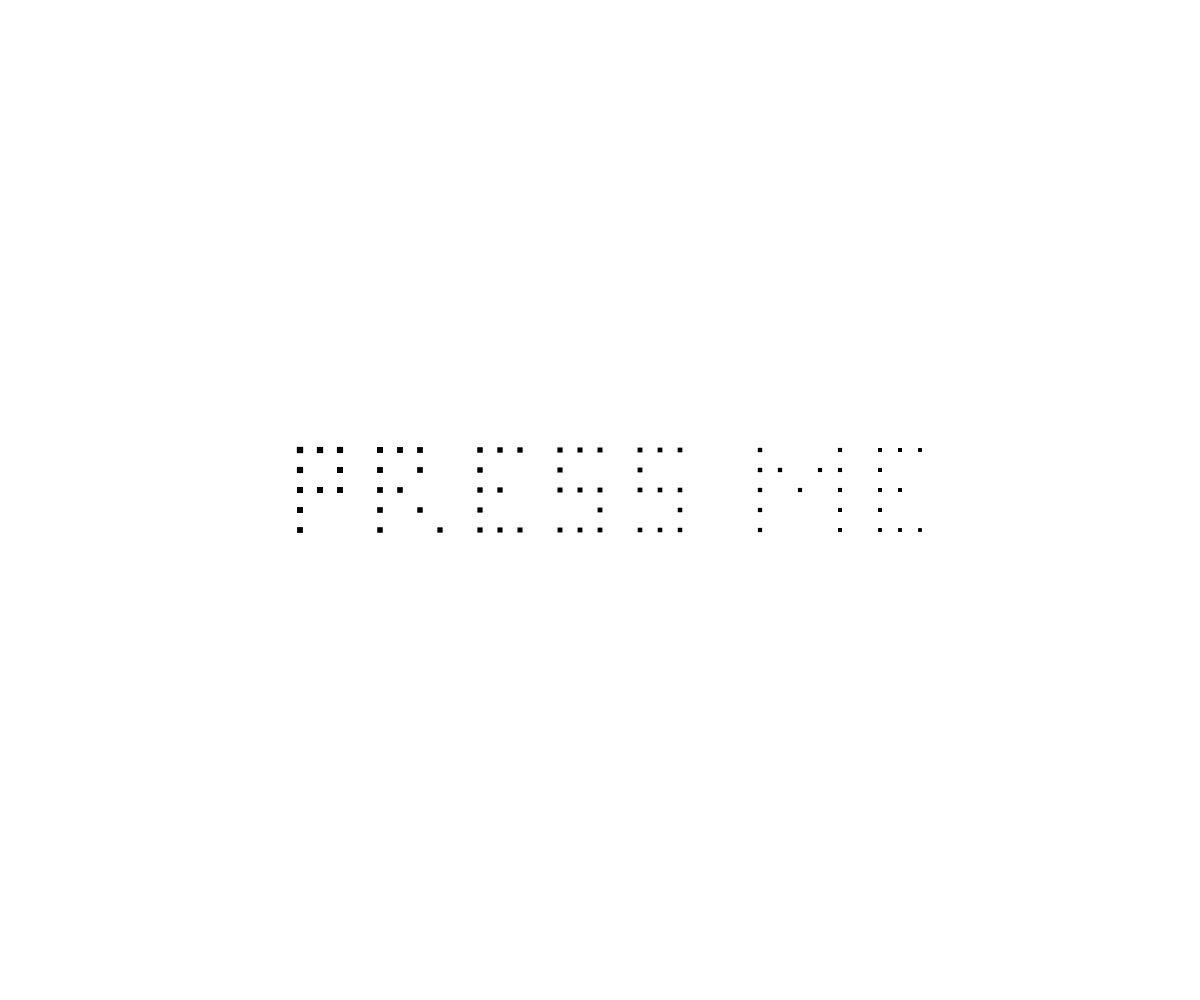
Frame 1 (no input)
Frame 60 (no input): identical to frame 1, image omitted
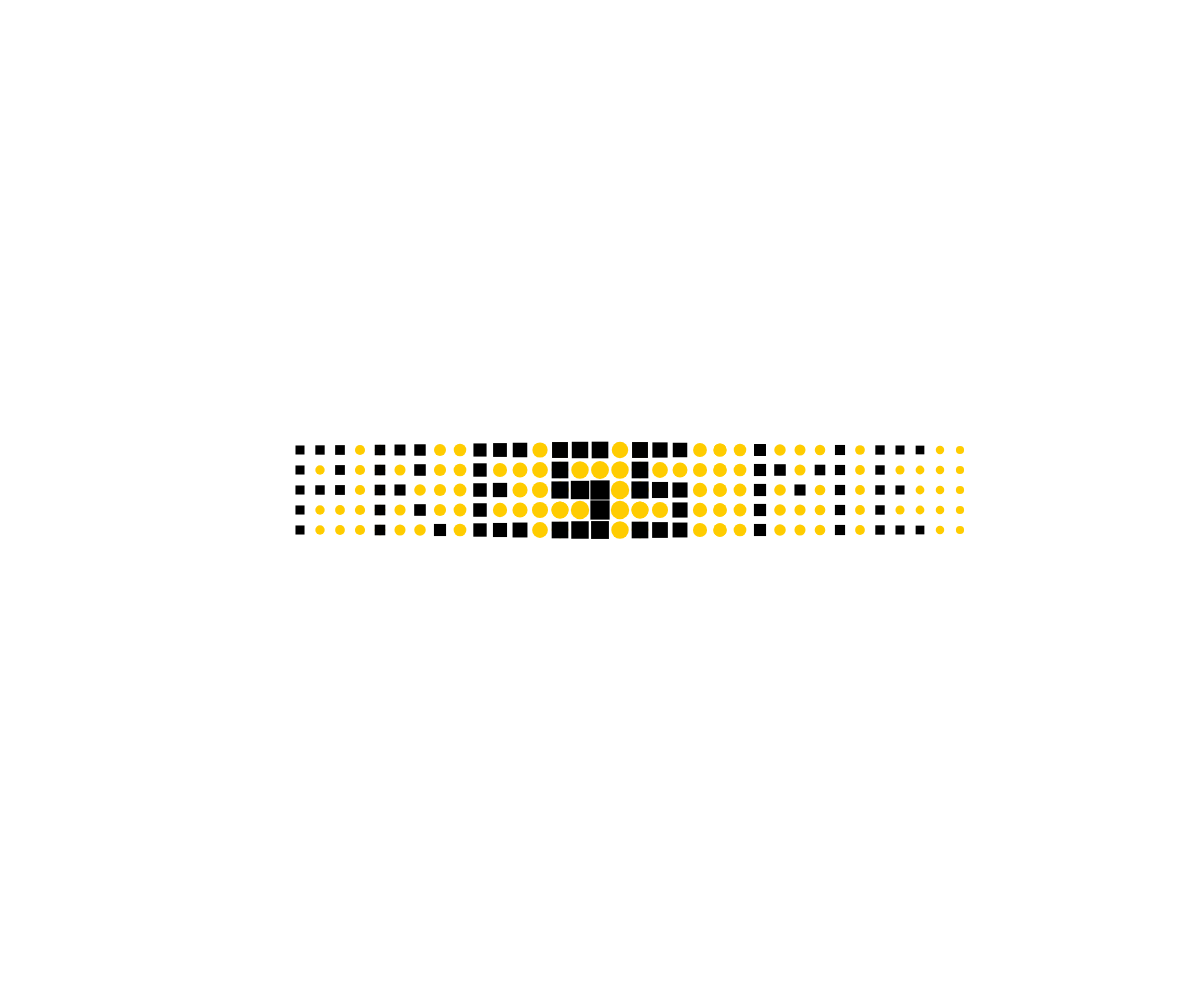
Frame 120 (the mouse pressed at the canvas centre since frame 60)

The p5.js sketch that drew these frames (run headless with seeded random() and noise() and a simulated clock; from frame 60 on, the mouse is pressed at the canvas centre):

// p5.js sketch
// ── sketch.js
// no need to change anything from here ... ----------------------

var letters = {};

var marginLeft = 0;
var marginTop = 0;
var textX = marginLeft;
var textY = 150;
var lineHeight = 120;
var typedText = "PRESS ME";

function setup() {
	createCanvas(windowWidth, windowHeight);
	initLetters();
	noFill();
	rectMode(CENTER);

	marginLeft = width / 2 - 300;
	marginTop = height / 2 - 50;
}

function draw() {
	background(255);
	//scale(2);

	textX = marginLeft;
	textY = marginTop + 100;

	//randomSeed(4);
	for (var i = 0; i < typedText.length; i++) {
		var c = typedText[i];
		if (letters[c]) {
			push();
			//translate(textX, textY);
			var w = letters[c]();
			textX += w;
			pop();
		} else if (c == "\n") {
			textX = marginLeft;
			textY += lineHeight;
		}
	}

	//noLoop();
}

function keyTyped() {
    var k = key;
    if (!letters[k]) {
        k = k.toUpperCase();
    }
    if (letters[k]) {
         
        typedText += k;
    }
}

function keyPressed() {
	if (keyCode == RETURN) {
		typedText += "\n";
	}
	if (keyCode == BACKSPACE || keyCode == DELETE) {
		if (typedText.length > 0) typedText = typedText.slice(0, -1);
		console.log(typedText);
	}

	//loop();
}
// ... to here -----------------------------------------------------


function initLetters() {
	// Add your calls to the letter functions here

	letters = {
		A: draw_A,
		B: draw_B,
		C: draw_C,
		D: draw_D,
		E: draw_E,
		F: draw_F,
		G: draw_G,
		H: draw_H,
		I: draw_I,
		J: draw_J,
		K: draw_K,
		L: draw_L,
		M: draw_M,
		N: draw_N,
		O: draw_O,
		P: draw_P,
		R: draw_R,
		S: draw_S,
		T: draw_T,
		U: draw_U,
		V: draw_V,
		W: draw_W,
		X: draw_X,
		Y: draw_Y,
		Z: draw_Z,
		" ": draw_Space,
	};
}

// A function for each letter

function draw_Space() {

	var d = [
		[0, 0],
		[0, 0],
		[0, 0],
		[0, 0],
		[0, 0]
	];
	drawGrid(d);

	return 40;
}

function draw_A() {

	var d = [
		[1, 1, 1, 0, 0],
		[1, 0, 1, 0, 0],
		[1, 1, 1, 0, 0],
		[1, 0, 1, 0, 0],
		[1, 0, 1, 0, 0]
	];
	drawGrid(d);

	return 80;
}

function draw_B() {

	var d = [
		[1, 1, 1, 0, 0],
		[1, 0, 1, 0, 0],
		[1, 1, 0, 0, 0],
		[1, 0, 1, 0, 0],
		[1, 1, 1, 0, 0]
	];
	drawGrid(d);

	return 80;
}

function draw_C() {

	var d = [
		[1, 1, 1, 0, 0],
		[1, 0, 0, 0, 0],
		[1, 0, 0, 0, 0],
		[1, 0, 0, 0, 0],
		[1, 1, 1, 0, 0]
	];
	drawGrid(d);

	return 80;
}

function draw_D() {

	var d = [
		[1, 1, 0, 0, 0],
		[1, 0, 1, 0, 0],
		[1, 0, 0, 1, 0],
		[1, 0, 1, 0, 0],
		[1, 1, 0, 0, 0]
	];
	drawGrid(d);

	return 100;
}

function draw_E() {

	var d = [
		[1, 1, 1, 0, 0],
		[1, 0, 0, 0, 0],
		[1, 1, 0, 0, 0],
		[1, 0, 0, 0, 0],
		[1, 1, 1, 0, 0]
	];
	drawGrid(d);

	return 80;
}

function draw_F() {

	var d = [
		[1, 1, 1, 0, 0],
		[1, 0, 0, 0, 0],
		[1, 1, 0, 0, 0],
		[1, 0, 0, 0, 0],
		[1, 0, 0, 0, 0]
	];
	drawGrid(d);

	return 80;
}

function draw_G() {

	var d = [
		[1, 1, 1, 1, 0],
		[1, 0, 0, 0, 0],
		[1, 0, 1, 1, 0],
		[1, 0, 0, 1, 0],
		[1, 1, 1, 1, 0]
	];
	drawGrid(d);

	return 100;
}

function draw_H() {

	var d = [
		[1, 0, 1, 0, 0],
		[1, 0, 1, 0, 0],
		[1, 1, 1, 0, 0],
		[1, 0, 1, 0, 0],
		[1, 0, 1, 0, 0]
	];
	drawGrid(d);

	return 80;
}

function draw_I() {

	var d = [
		[1, 1, 1, 0],
		[0, 1, 0, 0],
		[0, 1, 0, 0],
		[0, 1, 0, 0],
		[1, 1, 1, 0]
	];
	drawGrid(d);

	return 80;
}

function draw_J() {

	var d = [
		[1, 1, 1, 1, 0],
		[0, 0, 0, 1, 0],
		[0, 0, 0, 1, 0],
		[1, 0, 0, 1, 0],
		[1, 1, 1, 1, 0]
	];
	drawGrid(d);

	return 100;
}

function draw_K() {

	var d = [
		[1, 0, 0, 1, 0],
		[1, 0, 1, 0, 0],
		[1, 1, 0, 0, 0],
		[1, 0, 1, 0, 0],
		[1, 0, 0, 1, 0]
	];
	drawGrid(d);

	return 100;
}

function draw_L() {

	var d = [
		[1, 0, 0, 0, 0],
		[1, 0, 0, 0, 0],
		[1, 0, 0, 0, 0],
		[1, 0, 0, 0, 0],
		[1, 1, 1, 0, 0]
	];
	drawGrid(d);

	return 80;
}

function draw_M() {

	var d = [
		[1, 0, 0, 0, 1, 0],
		[1, 1, 0, 1, 1, 0],
		[1, 0, 1, 0, 1, 0],
		[1, 0, 0, 0, 1, 0],
		[1, 0, 0, 0, 1, 0]
	];
	drawGrid(d);

	return 120;
}

function draw_N() {

	var d = [
		[1, 0, 0, 0, 1],
		[1, 1, 0, 0, 1],
		[1, 0, 1, 0, 1],
		[1, 0, 0, 1, 1],
		[1, 0, 0, 0, 1]
	];
	drawGrid(d);

	return 120;
}

function draw_O() {

	var d = [
		[1, 1, 1, 0, 0],
		[1, 0, 1, 0, 0],
		[1, 0, 1, 0, 0],
		[1, 0, 1, 0, 0],
		[1, 1, 1, 0, 0]
	];
	drawGrid(d);

	return 80;
}

function draw_P() {

	var d = [
		[1, 1, 1, 0, 0],
		[1, 0, 1, 0, 0],
		[1, 1, 1, 0, 0],
		[1, 0, 0, 0, 0],
		[1, 0, 0, 0, 0]
	];
	drawGrid(d);

	return 80;
}

function draw_R() {

	var d = [
		[1, 1, 1, 0, 0],
		[1, 0, 1, 0, 0],
		[1, 1, 0, 0, 0],
		[1, 0, 1, 0, 0],
		[1, 0, 0, 1, 0]
	];
	drawGrid(d);

	return 100;
}

function draw_S() {

	var d = [
		[1, 1, 1, 0, 0],
		[1, 0, 0, 0, 0],
		[1, 1, 1, 0, 0],
		[0, 0, 1, 0, 0],
		[1, 1, 1, 0, 0]
	];
	drawGrid(d);

	return 80;
}

function draw_T() {

	var d = [
		[1, 1, 1, 0, 0],
		[0, 1, 0, 0, 0],
		[0, 1, 0, 0, 0],
		[0, 1, 0, 0, 0],
		[0, 1, 0, 0, 0]
	];
	drawGrid(d);

	return 80;
}

function draw_U() {

	var d = [
		[1, 0, 1, 0, 0],
		[1, 0, 1, 0, 0],
		[1, 0, 1, 0, 0],
		[1, 0, 1, 0, 0],
		[1, 1, 1, 0, 0]
	];
	drawGrid(d);

	return 80;
}

function draw_V() {

	var d = [
		[1, 0, 1, 0, 0],
		[1, 0, 1, 0, 0],
		[1, 0, 1, 0, 0],
		[1, 0, 1, 0, 0],
		[0, 1, 0, 0, 0]
	];
	drawGrid(d);

	return 80;
}

function draw_W() {

	var d = [
		[1, 0, 0, 0, 1, 0],
		[1, 0, 0, 0, 1, 0],
		[1, 0, 1, 0, 1, 0],
		[1, 1, 0, 1, 1, 0],
		[1, 0, 0, 0, 1, 0]
	];
	drawGrid(d);

	return 120;
}

function draw_X() {

	var d = [
		[1, 0, 0, 0, 1, 0],
		[0, 1, 0, 1, 0, 0],
		[0, 0, 1, 0, 0, 0],
		[0, 1, 0, 1, 0, 0],
		[1, 0, 0, 0, 1, 0]
	];
	drawGrid(d);

	return 120;
}

function draw_Y() {

	var d = [
		[1, 0, 0, 0, 1, 0],
		[0, 1, 0, 1, 0, 0],
		[0, 0, 1, 0, 0, 0],
		[0, 0, 1, 0, 0, 0],
		[0, 0, 1, 0, 0, 0]
	];
	drawGrid(d);

	return 120;
}

function draw_Z() {

	var d = [
		[1, 1, 1, 1, 1],
		[0, 0, 0, 1, 0],
		[0, 0, 1, 0, 0],
		[0, 1, 0, 0, 0],
		[1, 1, 1, 1, 1]
	];
	drawGrid(d);

	return 80;
}



function drawGrid(d) {
	//translate(500,500)
	fill(0);
	noStroke();
	for (var j = 0; j < d.length; j++) {
		for (var i = 0; i < d[j].length; i++) {
			var x = i * 20 + textX;
			var y = -100 + j * 20 + textY;

			var a = dist(mouseX, mouseY, x, y);
			//a = map(a, 0, 600, 20, 5);
			a = 20 / (a * 0.004 + 1);

			if (d[j][i] == 1) {
				fill(0)
				rect(x, y, a, a);

			} else {

				if (mouseIsPressed == true) {
					var c = color(255, 204, 0)
					fill(c);
					ellipse(x, y, a, a);

				}
			}
		}
	}

	/*var barWidth = 20;
	var lastBar = -1;

	function setup() {
	  colorMode(HSB, height, height, height);  
	  noStroke();
	}

	function draw() {
	  var whichBar = mouseX / barWidth;
	  if (whichBar !== lastBar) {
	    var barX = whichBar * barWidth;
	    fill(mouseY, height, height);
	    rect(barX, 0, barWidth, height);
	    lastBar = whichBar;
	  }
	}
	*/


}
